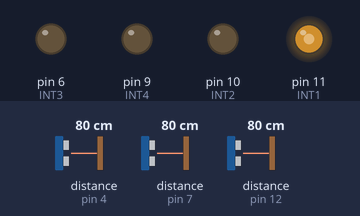
Simulated run of this sketch. Board: Arduino Mega 2560, built with avr-gcc and run on an emulated ATmega2560. Shown: output pins drawn as LEDs (lit = HIGH). Dashed ring = blinking. The inputs (shaded band) are chosen by the test bench; at power-on: distance to the obstacle (sensors on pin 4, pin 7, pin 12) 80 cm. The echo pulse lasts 58.3 µs per cm.

Above: at 3.2 s.
3.3 s: distance to the obstacle (sensor on pin 4) set to 74 cm
4.8 s: distance to the obstacle (sensor on pin 4) set to 65 cm
At 5.6 s:
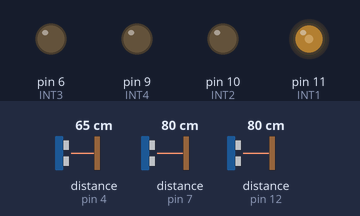
6.3 s: distance to the obstacle (sensor on pin 7) set to 75 cm
7.8 s: distance to the obstacle (sensor on pin 7) set to 69 cm
At 9.0 s:
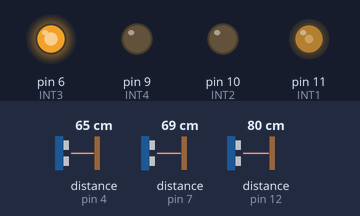
9.3 s: distance to the obstacle (sensor on pin 12) set to 72 cm
At 9.7 s:
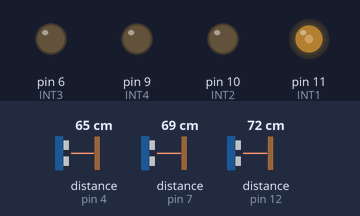
10.9 s: distance to the obstacle (sensor on pin 12) set to 2 cm
At 11.16 s:
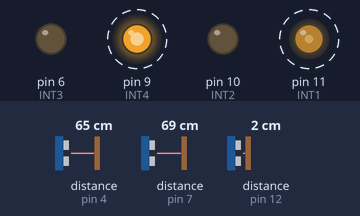
Timing chart, 0 to 14.9 s (numbered marks = the images above; inputs shaded):
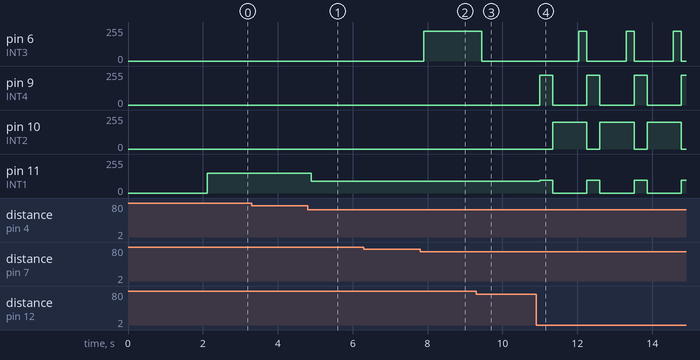

The sketch:

roborace_main.ino
```cpp
#include <NewPing.h>

#define PING_WAIT_TIME 35
#define FRONT_WHEEL_SPEED 225

#define SONAR1_TRIGGER_PIN  13
#define SONAR1_ECHO_PIN     12
#define SONAR2_TRIGGER_PIN  5
#define SONAR2_ECHO_PIN     4
#define SONAR3_TRIGGER_PIN  8
#define SONAR3_ECHO_PIN     7

#define MAX_DISTANCE 300
#define MIN_LENGTH 0

#define INT1 11
#define INT2 10
#define INT3  6
#define INT4  9

enum
{
    STOP,
    FORWARD,
    REVERSE,
    LEFT,
    RIGHT,
    FORWARD_LEFT,
    FORWARD_RIGHT,
    BACK_LEFT,
    BACK_RIGHT
};

int direction = STOP;
int speed = 120;
int s1,s2,s3 = 10;
int wall_counter = 0;

NewPing sonar1(SONAR1_TRIGGER_PIN, SONAR1_ECHO_PIN, MAX_DISTANCE);
NewPing sonar2(SONAR2_TRIGGER_PIN, SONAR2_ECHO_PIN, MAX_DISTANCE);
NewPing sonar3(SONAR3_TRIGGER_PIN, SONAR3_ECHO_PIN, MAX_DISTANCE);

void reversion(void)
{
  analogWrite(INT1, 0);
  analogWrite(INT2, speed);

  analogWrite(INT3, 0);
  analogWrite(INT4, 0);
}

void forward(void)
{
  analogWrite(INT1, speed);
  analogWrite(INT2, 0);

  analogWrite(INT3, 0);
  analogWrite(INT4, 0);
}

void left(void)
{
  analogWrite(INT1, 0);
  analogWrite(INT2, 0);

  analogWrite(INT3, FRONT_WHEEL_SPEED);
  analogWrite(INT4, 0);
}

void right(void)
{
  analogWrite(INT1, 0);
  analogWrite(INT2, 0);

  analogWrite(INT3, 0);
  analogWrite(INT4, FRONT_WHEEL_SPEED);
}

void stop(void)
{
  analogWrite(INT1, 0);
  analogWrite(INT2, 0);

  analogWrite(INT3, 0);
  analogWrite(INT4, 0);
}

void forward_left(void)
{
  analogWrite(INT1, speed);
  analogWrite(INT2, 0);

  analogWrite(INT3, FRONT_WHEEL_SPEED);
  analogWrite(INT4, 0);
}

void forward_right(void)
{
  analogWrite(INT1, speed);
  analogWrite(INT2, 0);

  analogWrite(INT3, 0);
  analogWrite(INT4, FRONT_WHEEL_SPEED);
}

void reversion_left(void)
{
  analogWrite(INT1, 0);
  analogWrite(INT2, speed);

  analogWrite(INT3, FRONT_WHEEL_SPEED);
  analogWrite(INT4, 0);
}

void reversion_right(void)
{
  analogWrite(INT1, 0);
  analogWrite(INT2, speed);

  analogWrite(INT3, 0);
  analogWrite(INT4, FRONT_WHEEL_SPEED);
}


void update_motor(int state)
{
  switch(state)
  {
    case FORWARD: forward(); break;
    case REVERSE: reversion(); break;
    case LEFT: left(); break;
    case RIGHT: right(); break;
    case STOP: stop(); break;
    case FORWARD_LEFT: forward_left(); break;
    case FORWARD_RIGHT: forward_right(); break;
    case BACK_LEFT: reversion_left(); break;
    case BACK_RIGHT: reversion_right(); break;
  }
}

int get_diff(int value1, int value2)
{
  if(value1>value2) return value1-value2;
  else return value2 -value1;
}

void reverse_littlebit()
{
    if(s1<s3)direction = BACK_LEFT;
    else direction = BACK_RIGHT;
    speed = 200;
    update_motor(REVERSE);
    delay(700);
    speed = 200;
    update_motor(direction);
    delay(100);
}


void setup() {
  Serial.begin(9600);
  delay(2000);
}

void loop() {

  delay(PING_WAIT_TIME);
  int tmp = sonar1.ping_cm();
  if(tmp > MIN_LENGTH) s1 = tmp;

  delay(PING_WAIT_TIME);
  tmp = sonar2.ping_cm();
  if(tmp > MIN_LENGTH) s2 = tmp;

  delay(PING_WAIT_TIME);
  tmp = sonar3.ping_cm();
  if(tmp > MIN_LENGTH) s3 = tmp;


  int diff = get_diff(s1, s3);
  if(diff > 8)
  {
    if(s1<s3)direction = FORWARD_RIGHT;
    else direction = FORWARD_LEFT;
  }
  else direction = FORWARD;

  if(s2 < 70) speed = 90;
  else if(s2 < 200) speed = 150;
  else speed = 255;

  if(diff>30) speed = 95;

  if((s2 < 20)||(s1 < 5)||(s3 < 5))
  {
    wall_counter++;
    if(wall_counter > 3)
    {
      wall_counter= 0;
      reverse_littlebit();
    }
  }
  else
  {
    wall_counter = 0;
  }

  update_motor(direction);
}
```

Measured:
- the behaviour switches between 69 and 68 cm on distance to the obstacle (sensor on pin 4) (found by bisection; images 0 and 1)
- the behaviour switches between 72 and 71 cm on distance to the obstacle (sensor on pin 7) (found by bisection; images 1 and 2)
- the behaviour switches between 78 and 77 cm on distance to the obstacle (sensor on pin 12) (found by bisection; images 2 and 3)
- after the input at 3.3 s, every drawn part: stays the same
- after the input at 4.8 s, pin 11 (INT1): 150/255 → 90/255 after 0.10 s
- after the input at 6.3 s, every drawn part: stays the same
- after the input at 7.8 s, pin 6 (INT3): 0/255 → 225/255 after 0.10 s
- after the input at 9.3 s, pin 6 (INT3): 225/255 → 0/255 after 0.15 s
- after the input at 10.9 s, pin 6 (INT3): alternates 225/255 for 0.22 s and 0/255 for 1.0 s, starting after 1.1 s; pin 9 (INT4): alternates 225/255 for 0.34 s and 0/255 for 0.92 s, starting after 0.10 s
